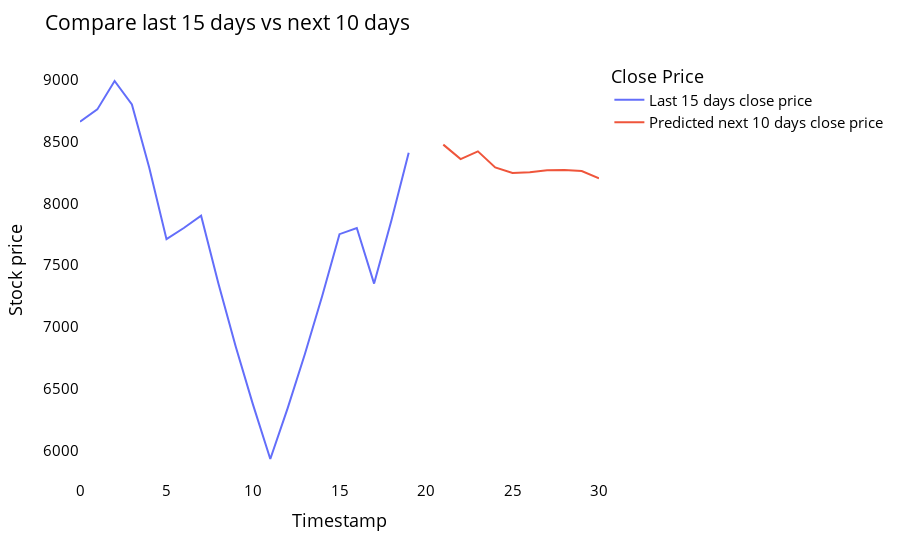

Source (notebook cell):
### Code cell
import copy

temp_mat = np.empty((len(last_days)+pred_days+1,1))
temp_mat[:] = np.nan
temp_mat = temp_mat.reshape(1,-1).tolist()[0]

last_original_days_value = copy.deepcopy(temp_mat)
next_predicted_days_value = copy.deepcopy(temp_mat)

last_original_days_value[0:time_step+1] = scaler.inverse_transform(closedf[len(closedf)-time_step:]).reshape(1,-1).tolist()[0]
next_predicted_days_value[time_step+1:] = scaler.inverse_transform(np.array(lst_output).reshape(-1,1)).reshape(1,-1).tolist()[0]
last_original_days_value.append(None)
names = cycle(['Last 15 days close price','Predicted next 10 days close price'])

new_pred_plot = pd.DataFrame({
    'last_original_days_value':last_original_days_value,
    'next_predicted_days_value':next_predicted_days_value
})

fig = px.line(new_pred_plot,x=new_pred_plot.index, y=[new_pred_plot['last_original_days_value'],
                                                      new_pred_plot['next_predicted_days_value']],
              labels={'value': 'Stock price','index': 'Timestamp'})
fig.update_layout(title_text='Compare last 15 days vs next 10 days',
                  plot_bgcolor='white', font_size=15, font_color='black',legend_title_text='Close Price')
fig.for_each_trace(lambda t:  t.update(name = next(names)))

fig.update_xaxes(showgrid=False)
fig.update_yaxes(showgrid=False)
fig.show()

### Figure 1 — Plotly figure (JSON) as saved in the notebook; plotly's stock layout.template omitted (floating-point values rounded to 4 significant figures)
{"data": [{"hovertemplate": "variable=last_original_days_value<br>Timestamp=%{x}<br>Stock price=%{y}<extra></extra>", "legendgroup": "last_original_days_value", "line": {"color": "#636efa", "dash": "solid"}, "marker": {"symbol": "circle"}, "mode": "lines", "name": "Last 15 days close price", "orientation": "v", "showlegend": true, "type": "scatter", "x": [0, 1, 2, 3, 4, 5, 6, 7, 8, 9, 10, 11, 12, 13, 14, 15, 16, 17, 18, 19, 20, 21, 22, 23, 24, 25, 26, 27, 28, 29, 30], "xaxis": "x", "y": [8660, 8760, 8990, 8800, 8290, 7710, 7800, 7900, 7350, 6840, 6370, 5930, 6340, 6780, 7250.0, 7750, 7800, 7350, 7860.0, 8410, null, null, null, null, null, null, null, null, null, null, null], "yaxis": "y"}, {"hovertemplate": "variable=next_predicted_days_value<br>Timestamp=%{x}<br>Stock price=%{y}<extra></extra>", "legendgroup": "next_predicted_days_value", "line": {"color": "#EF553B", "dash": "solid"}, "marker": {"symbol": "circle"}, "mode": "lines", "name": "Predicted next 10 days close price", "orientation": "v", "showlegend": true, "type": "scatter", "x": [0, 1, 2, 3, 4, 5, 6, 7, 8, 9, 10, 11, 12, 13, 14, 15, 16, 17, 18, 19, 20, 21, 22, 23, 24, 25, 26, 27, 28, 29, 30], "xaxis": "x", "y": [null, null, null, null, null, null, null, null, null, null, null, null, null, null, null, null, null, null, null, null, null, 8475.0, 8357.0, 8420.0, 8290.0, 8245.0, 8251.0, 8268.0, 8270.0, 8261.0, 8203.0], "yaxis": "y"}], "layout": {"font": {"color": "black", "size": 15}, "legend": {"title": {"text": "Close Price"}, "tracegroupgap": 0}, "margin": {"t": 60}, "plot_bgcolor": "white", "title": {"text": "Compare last 15 days vs next 10 days"}, "xaxis": {"anchor": "y", "domain": [0, 1], "showgrid": false, "title": {"text": "Timestamp"}}, "yaxis": {"anchor": "x", "domain": [0, 1], "showgrid": false, "title": {"text": "Stock price"}}}}
